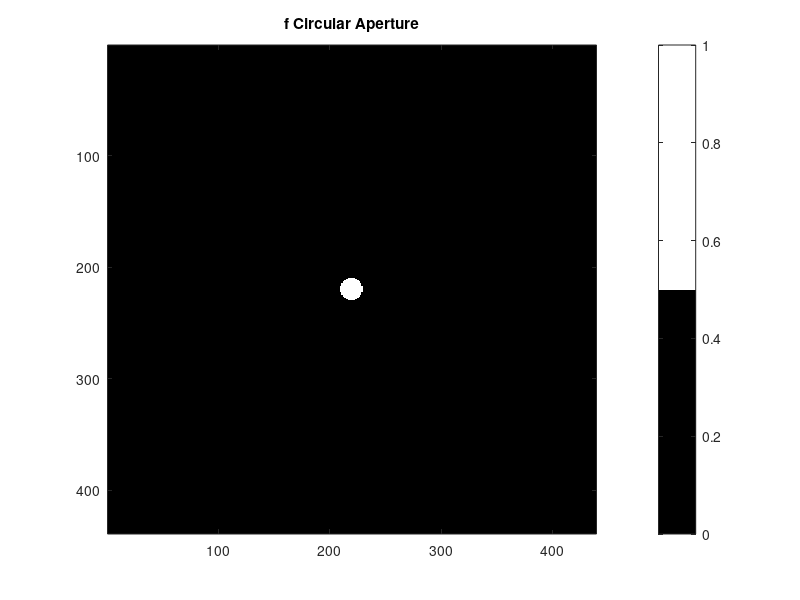
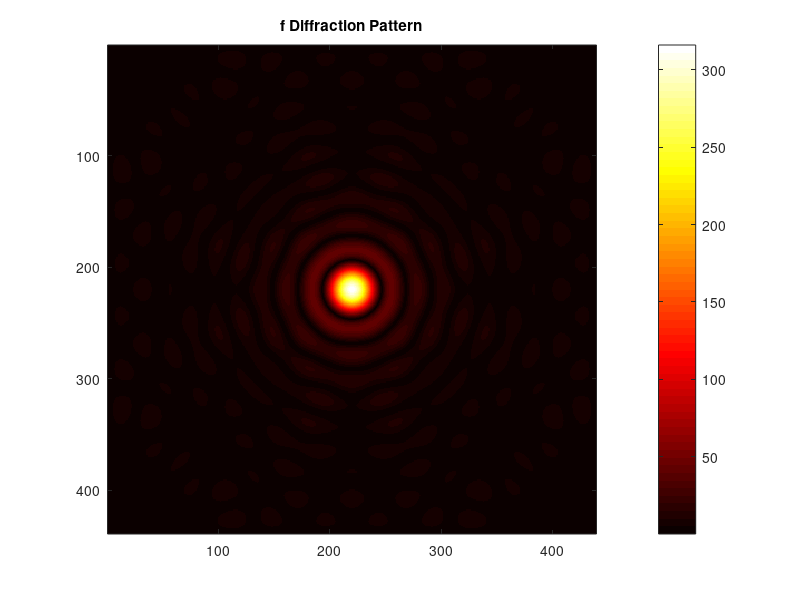
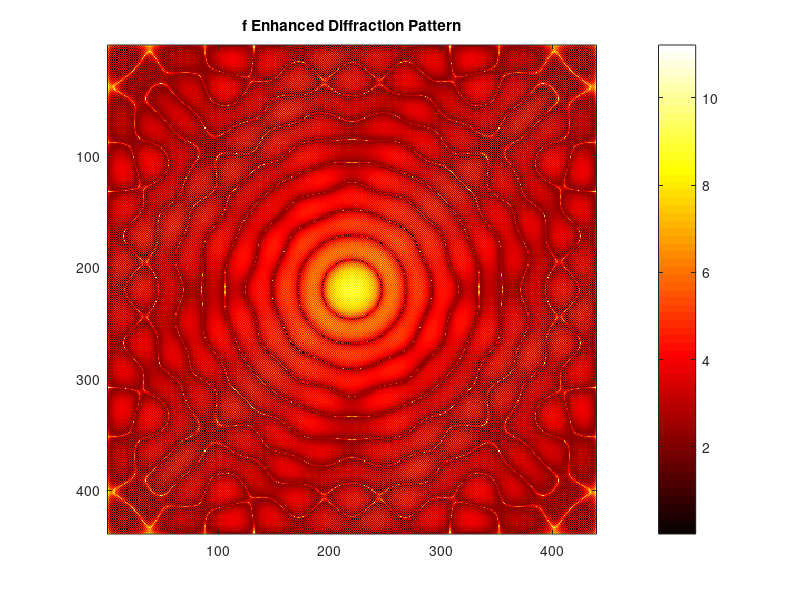

These charts were generated, in order, by the following MATLAB code: (Note: this script raises an error after producing the figures.)
setenv('GNUTERM','X11')

n = 2^9-73;
M = zeros(n);

I = 1:n;
x = I-n/2;
y = n/2-I;
[X,Y] = meshgrid(x,y);
R = 10;
A = (X.^2 + Y.^2 <= R^2);
M(A) = 1;

figure(1)
imagesc(M)
colormap([0 0 0; 1 1 1])
axis image
title('{f Circular Aperture}')
D1 = fft2(M);
D2 = fftshift(D1);
colorbar

figure(2)
imagesc(abs(D2))
axis image
colormap(hot)
title('{f Diffraction Pattern}')
colorbar


D3 = log2(D2);
figure(3)
imagesc(abs(D3))
axis image
colormap(hot)
title('{f Enhanced Diffraction Pattern}')
colorbar

tD1 = readBinLushMatrix('tD1.t7');
tD2 = readBinLushMatrix('tD2.t7');
tD3 = readBinLushMatrix('tD3.t7');

writeBinLushMatrix('mD1.t7',D1);
writeBinLushMatrix('mD2.t7',D2);
writeBinLushMatrix('mD3.t7',D3);

